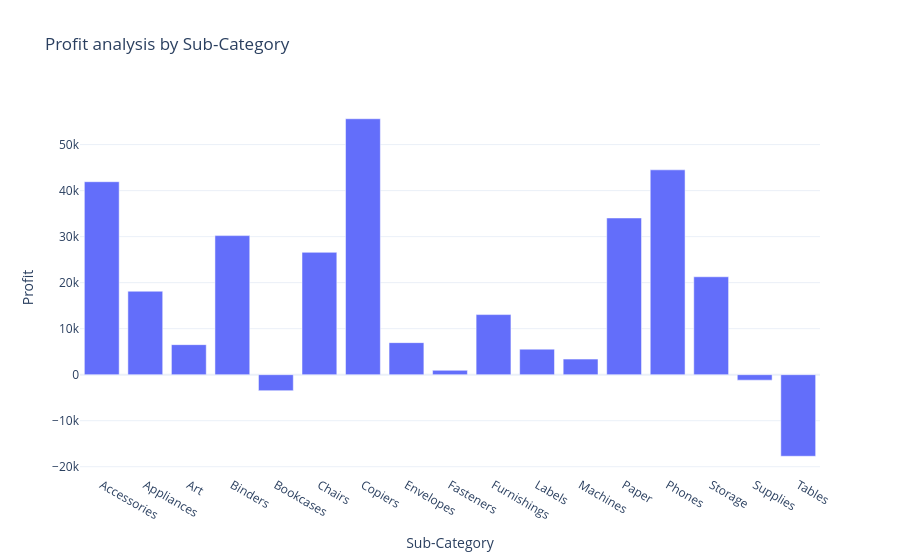

Notebook source saved alongside this figure:
### Code cell
fig = px.bar(profit_by_subcategory, x='Sub-Category', y='Profit', title = "Profit analysis by Sub-Category")
fig.show()

### Figure 1 — Plotly figure (JSON) as saved in the notebook; plotly's stock layout.template omitted (floating-point values rounded to 4 significant figures)
{"data": [{"hovertemplate": "Sub-Category=%{x}<br>Profit=%{y}<extra></extra>", "legendgroup": "", "marker": {"color": "#636efa", "pattern": {"shape": ""}}, "name": "", "orientation": "v", "showlegend": false, "textposition": "auto", "type": "bar", "x": ["Accessories", "Appliances", "Art", "Binders", "Bookcases", "Chairs", "Copiers", "Envelopes", "Fasteners", "Furnishings", "Labels", "Machines", "Paper", "Phones", "Storage", "Supplies", "Tables"], "xaxis": "x", "y": [41940.0, 18140.0, 6528.0, 30220.0, -3473.0, 26590.0, 55620.0, 6964.0, 949.5, 13060.0, 5546.0, 3385.0, 34050.0, 44520.0, 21280.0, -1189.0, -17730.0], "yaxis": "y"}], "layout": {"barmode": "relative", "legend": {"tracegroupgap": 0}, "title": {"text": "Profit analysis by Sub-Category"}, "xaxis": {"anchor": "y", "domain": [0, 1], "title": {"text": "Sub-Category"}}, "yaxis": {"anchor": "x", "domain": [0, 1], "title": {"text": "Profit"}}}}
